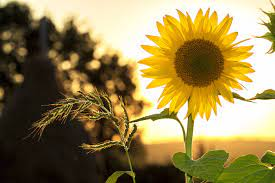
#> input picture gg.jpg, 275 x 183 px, found by its file name
$ python aa.py
#> lines starting #> are read from the running program, lines starting #| are printed output that depends on the picture
import cv2
import numpy as np
import random


def sp_noise(image,prob):
    output = np.zeros(image.shape,np.uint8)
    thres = 1 - prob
    for i in range(image.shape[0]):
        for j in range(image.shape[1]):
            rdn = random.random()
            if rdn < prob:
                output[i][j] = 0
            elif rdn > thres:
                output[i][j] = 255
            else:
                output[i][j] = image[i][j]
    return output


def padding(image):
    height, width = image.shape
    pad = 3

    P1 = height+2*pad
    P2 = width+2*pad

    padded_image = np.zeros((P1, P2))
    padded_image[pad:-pad,pad:-pad] = image

    return padded_image


def adaptiveMedianFilter(image):

    h, w = image.shape
    s = 3
    sMax = 21
    a = sMax//2

    padded_image = padding(image)
    print(padded_image.shape)
    final_image = np.zeros(padded_image.shape)

    for i in range(a,h-1):
        for j in range(a,w-1):

            final_image[i,j] = stageA(padded_image, i,j,s, sMax)

    return final_image[a:-a,a:-a]


def stageA(mat,x,y,s,sMax):

    window = mat[x-(s//2):x+(s//2)+1,y-(s//2):y+(s//2)+1]

    try:
        Zmin = np.min(window)
    except ValueError:
        Zmin = 0
    Zmed = np.median(window)
    Zmax = np.max(window)

    A1 = Zmed - Zmin
    A2 = Zmed - Zmax

    if(A1 > 0 and A2 < 0):
        return stageB(window)
    else:
        s +=2
        if (s <= sMax):
            return stageA(mat,x,y,s,sMax)
        else:
            return Zmed
def stageB(window):
    h,w = window.shape
    Zmin = np.min(window)
    Zmed = np.median(window)
    Zmax = np.max(window)

    Zxy = window[h//2,w//2]
    B1 = Zxy - Zmin
    B2 = Zxy - Zmax

    if (B1 > 0 and B2 < 0):
        return Zxy
    else:
        return Zmed

def main():

    image1 = cv2.imread('D:\gg.jpg')
#> image1 is the input picture: shape (183, 275, 3); mean B, G, R 79.7, 129.6, 147.3
    #print(image1.shape)
    [mr,mc,md]=image1.shape
#> mr = 183; mc = 275; md = 3
    if md>1:
      gray = cv2.cvtColor(image1, cv2.COLOR_BGR2GRAY)
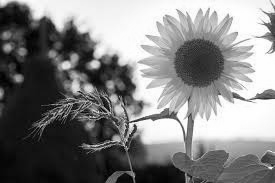
#> gray: shape (183, 275); min 1, max 255, mean 129.2
    else:
      gray = image1
    image = sp_noise(gray,0.2)
#> after the loop in sp_noise, `for i in range(image.shape[0]):`:
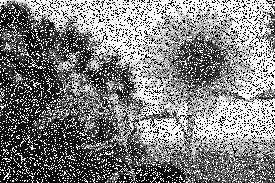
#> output: shape (183, 275); min 0, max 255, mean 128.4
    print(image.shape)
#| (183, 275)

    cv2.imshow('Original Image', image1)
    cv2.waitKey(0)

    cv2.imshow('after adding noise', image)
    cv2.waitKey(0)


    final = adaptiveMedianFilter(image)
#> in padding, `padded_image[pad:-pad,pad:-pad] = image`:
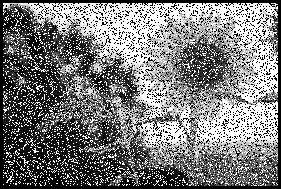
#> padded_image: shape (189, 281) float64; min 0, max 255, mean 121.6
#| (189, 281)
#> the loop in adaptiveMedianFilter, `for i in range(a,h-1):` made 172 passes
#> after the loop in adaptiveMedianFilter, `for i in range(a,h-1):`:
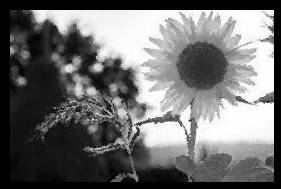
#> final_image: shape (189, 281) float64; min 0, max 254, mean 110.1
#> in adaptiveMedianFilter, `return final_image[a:-a,a:-a]`:
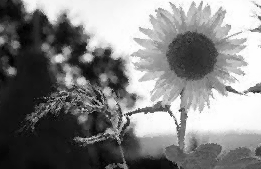
#> returned value: shape (169, 261) float64; min 1, max 254, mean 129.5

    final = final.astype(np.uint8)
    cv2.imshow('Adaptive Median Filter Image ', final)
    cv2.waitKey(0)

main()
